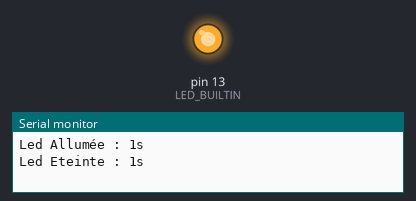
Bench run of a sketch on a simulated Arduino Uno, built with avr-gcc and run on an emulated ATmega328P. On the bench: output pins drawn as LEDs (lit = HIGH), the last lines printed to the serial monitor.

Above: at 1.5 s.
At 4.5 s:
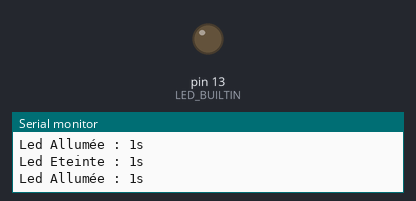
Timing chart, 0 to 7.8 s (numbered marks = the images above):
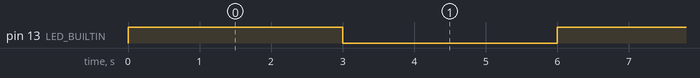

Measured:
- by itself, pin 13 (LED_BUILTIN): alternates HIGH for 3.0 s and LOW for 3.0 s

The sketch:

Blink_ITTIMER1.ino
```cpp
#define BASE_TEMPS_TIMER1_1S 49911U
#define BASE_TEMPS_TIMER1_05S 57723U
int led_status=0;//led on/off
int nbr_IT=0;//nombre d'interruption timer

ISR (TIMER1_OVF_vect) //FCT INTERRUPTION
{ noInterrupts();
 /* PUSH Rn
  LDS Rn, SREG
  PUSH Rn*/
  //TRAITEMENT LED
  if (led_status==0){
    Serial.println("Led Allumée : 1s");// write into serial monitor
    led_status=1;
    nbr_IT=0;
    }
   else if(led_status==1){
    Serial.println("Led Eteinte : 1s");// write into serial monitor
    led_status=0;
    nbr_IT=0;
    }
  nbr_IT++;
  //FIN TRAITEMENT LED
  /*POP Rn
  STS SREG, Rn
  POP Rn*/
  interrupts();
}

// the setup function runs once when you press reset or power the board
void setup() {
  //IT GESTION
  noInterrupts();
  TCCR1A = 0b00000000;  //Mode Normal
  TCCR1B = 0b00000000;  //Timer1 arreté
  TCCR1C = 0b00000000;
  TIFR1 |= 0b00000001;  //Mise a 1 bit TOV1
  TIMSK1 |= 0b00000001; //Mise a 1 bit TOEI1
  TCNT1=BASE_TEMPS_TIMER1_1S;
  interrupts();
  TCCR1B=0b00000100; //PRESCALE=1024
  //FIN IT GESTION
  // initialize digital pin LED_BUILTIN as an output.
  pinMode(LED_BUILTIN, OUTPUT);
  //initialize connection with serial monitor
  Serial.begin(9600);
}

// the loop function runs over and over again forever
void loop() {
  digitalWrite(LED_BUILTIN, HIGH);   // turn the LED on (HIGH is the voltage level)
  delay(3000);                       // wait for a second
  digitalWrite(LED_BUILTIN, LOW);    // turn the LED off by making the voltage LOW
  delay(3000);                       // wait for a second
}
```
